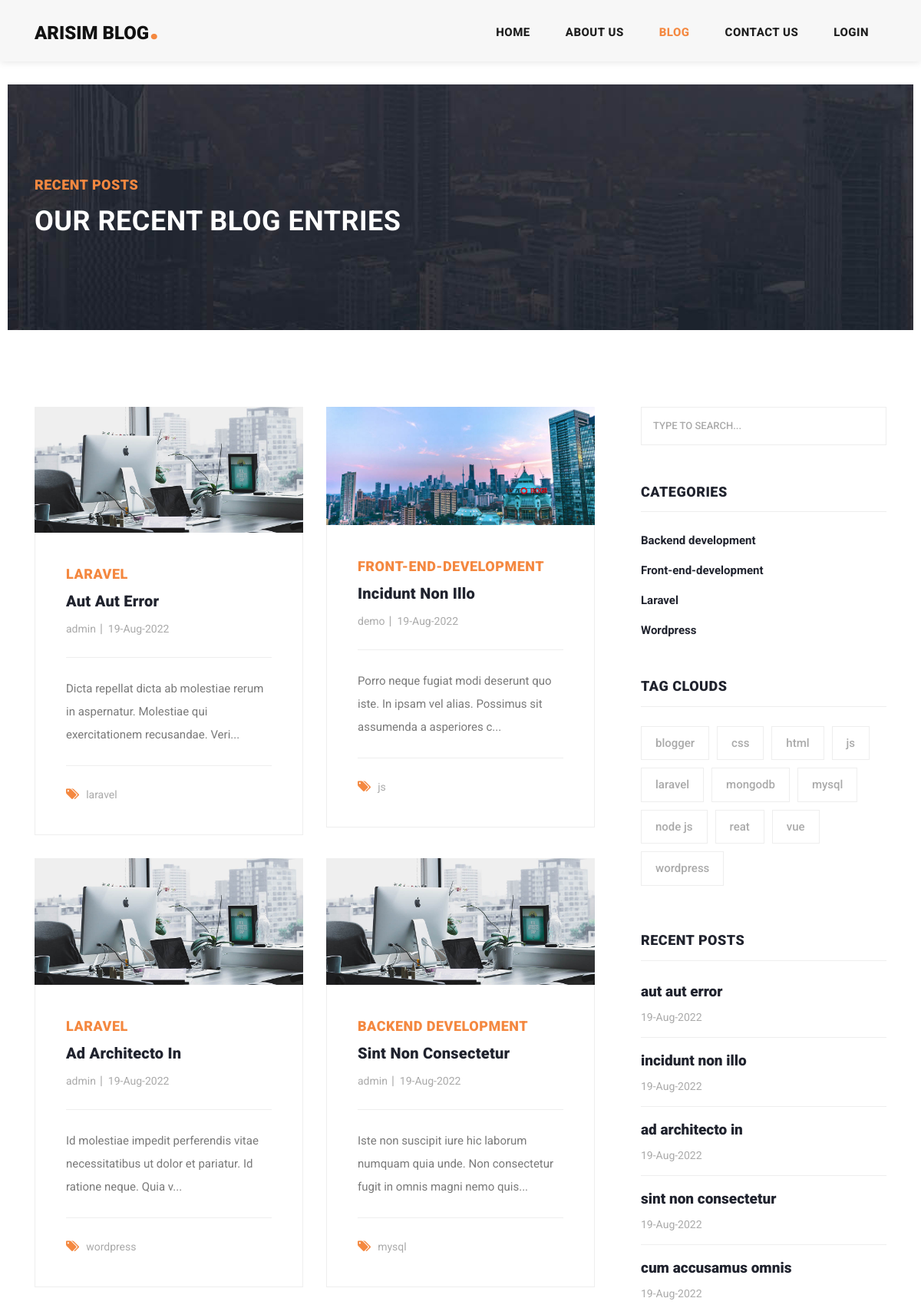
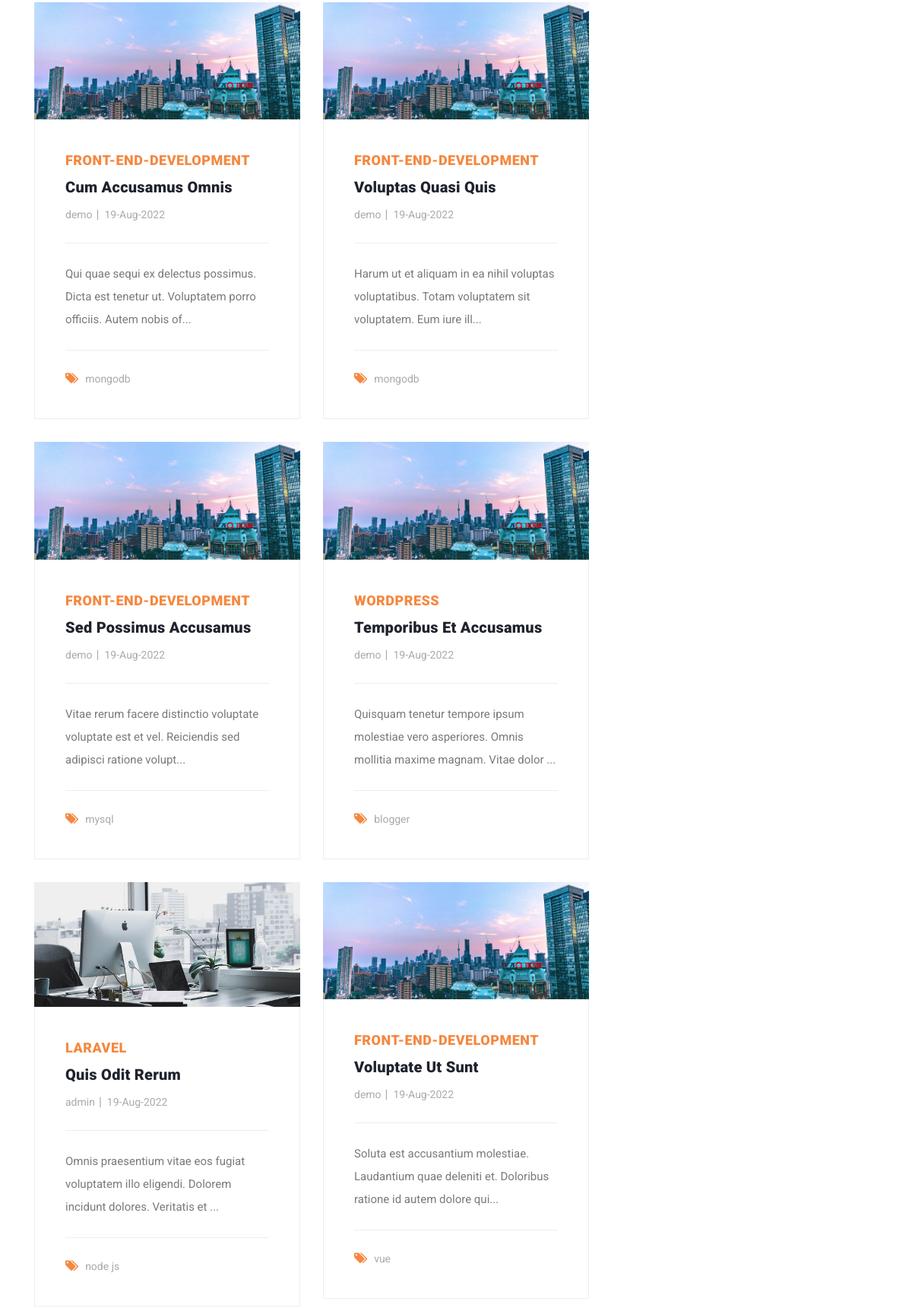
Screenshot of /blog.php (upper part) with the database file from the repository (2 pictures, top to bottom).
### tables this page shows
CREATE TABLE `posts` (
  `posts_id` int NOT NULL,
  `posts_title` varchar(255) NOT NULL,
  `posts_content` text NOT NULL,
  `posts_image` varchar(255) NOT NULL,
  `category_name` varchar(255) NOT NULL,
  `tag_name` varchar(255) NOT NULL,
  `author` varchar(255) NOT NULL,
  `created_at` timestamp NOT NULL DEFAULT CURRENT_TIMESTAMP
);

CREATE TABLE `categories` (
  `category_id` int NOT NULL,
  `category_name` varchar(255) NOT NULL,
  `created_at` timestamp NOT NULL DEFAULT CURRENT_TIMESTAMP,
  `total_post` int NOT NULL DEFAULT '0'
);

CREATE TABLE `tags` (
  `id` int NOT NULL,
  `name` varchar(255) NOT NULL,
  `created_at` timestamp NOT NULL DEFAULT CURRENT_TIMESTAMP
);

### blog.php (the view, shortened to what this page needs)
<?php include "header.php"; ?>
    <div class="heading-page header-text">
      <section class="page-heading">
        <div class="container">
          <div class="row">
            <div class="col-lg-12">
              <div class="text-content">
                <h4>Recent Posts</h4>
                <h2>Our Recent Blog Entries</h2>
              </div>
            </div>
          </div>
        </div>
      </section>
    </div>
    <section class="blog-posts grid-system">
      <div class="container">
        <div class="row">
          <div class="col-lg-8">
            <div class="all-blog-posts">
              <div class="row">
              <?php
  if (!isset($_GET['page'])) {
    $page = 1;
  }
  else{
    $page = $_REQUEST['page'];
  }
  $per_page = '10';
  $offset = ($page-1)*$per_page;
  $sql = "SELECT * FROM posts ORDER BY created_at DESC LIMIT $offset , $per_page ";
  $query = mysqli_query($conn,$sql);
while ($row = mysqli_fetch_assoc($query)) {
  $posts_title =  $row['posts_title'];
  $posts_content =  $row['posts_content'];
  $posts_image =  $row['posts_image'];
  $category_name =  $row['category_name'];
  $tag_name =  $row['tag_name'];
  $author =  $row['author'];
  $created = $row['created_at'];
?>
                <div class="col-lg-6">
                  <div class="blog-post">
                    <div class="blog-thumb">
                      <img src="admin/<?php echo $posts_image;?>" alt="<?php echo $posts_image;?>"  >
                    </div>
                    <div class="down-content">
                      <span><a style="color:#f48840;" href="category.php?category=<?php echo $category_name;?>"><?php echo $category_name;?></a></span>
                      <a href="post-details.php?post=<?php echo $posts_title;?> "><h4><?php echo $posts_title;?></h4></a>
                      <ul class="post-info">
                        <li><a href="#"><?php echo $author;?></a></li>
                        <li><a href="#"><?php echo date( "d-M-Y", strtotime($created));?></a></li>
                      </ul>
                      <p><?php echo substr($posts_content,0,100)."...";?></p>
                      <div class="post-options">
                        <div class="row">
                          <div class="col-lg-12">
                            <ul class="post-tags">
                              <li><i class="fa fa-tags"></i></li>
                              <li><a href="tag.php?tag=<?php echo $tag_name;?>"><?php echo $tag_name;?></a></li>
                            </ul>
                          </div>
                        </div>
                      </div>
                    </div>
                  </div>
                </div>
                <?php } ?>
              </div>
            </div>
          </div>
          <?php include "right_sidebar.php"; ?>
        </div>
      </div>
    </section>
    <?php include "footer.php"; ?>

### right_sidebar.php
<?php include "admin/dbconfig.php";
$sql = "SELECT * FROM categories ORDER BY category_name ASC";
$query = mysqli_query($conn,$sql);
$sql1 = "SELECT * FROM tags ORDER BY name ASC";
$query1 = mysqli_query($conn,$sql1);
$sql2 = "SELECT * FROM posts ORDER BY created_at DESC LIMIT 5";
$query2 = mysqli_query($conn,$sql2);
?>
<div class="col-lg-4">
            <div class="sidebar">
              <div class="row">
                <div class="col-lg-12">
                  <div class="sidebar-item search">
                    <form id="search_form" method="GET" action="search.php">
                      <input type="search" name="search" class="searchText" placeholder="type to search..." autocomplete="on">
                    </form>
                  </div>
                </div>
                <div class="col-lg-12">
                  <div class="sidebar-item categories">
                    <div class="sidebar-heading">
                      <h2>Categories</h2>
                    </div>
                    <div class="content">
                      <ul>
                      <?php
                        while ($row = mysqli_fetch_assoc($query)) {
                            $name =  $row['category_name'];
                        ?>
                        <li><a href="category.php?category=<?php echo $name; ?>"><?php echo $name; ?></a></li>
                        <?php }?>
                      </ul>
                    </div>
                  </div>
                </div>
                <div class="col-lg-12">
                  <div class="sidebar-item tags">
                    <div class="sidebar-heading">
                      <h2>Tag Clouds</h2>
                    </div>
                    <div class="content">
                      <ul>
                      <?php
                          while ($row = mysqli_fetch_assoc($query1)) {
                              $name =  $row['name'];
                          ?>
                        <li><a href="tag.php?tag=<?php echo $name; ?>"><?php echo $name; ?></a></li>
                       <?php } ?>
                      </ul>
                    </div>
                  </div>
                </div>
                <div class="col-lg-12">
                  <div class="sidebar-item recent-posts">
                    <div class="sidebar-heading">
                      <h2>Recent Posts</h2>
                    </div>
                    <div class="content">
                      <ul>
                      <?php
                         while ($row = mysqli_fetch_assoc($query2)) {
                          $posts_title =  $row['posts_title'];
                         ?>
                          <li>
                            <a href="post-details.php?post=<?php echo $posts_title;?>">
                              <h5><?php echo $posts_title;?></h5>
                               <span><?php echo date( "d-M-Y", strtotime($created));?></span>
                            </a>
                          </li>
                       <?php } ?>
                      </ul>
                    </div>
                  </div>
                </div>
              </div>
            </div>
          </div>

### assets/css/templatemo-stand-blog.css (style rules this page uses)
body { font-family: 'Roboto', sans-serif; overflow-x: hidden; text-rendering: optimizeLegibility; -webkit-font-smoothing: antialiased; -moz-osx-font-smoothing: grayscale; }
p { margin-bottom: 0px; font-size: 15px; font-weight: 400; color: #7a7a7a; line-height: 30px; }
a { text-decoration: none!important; }
ul { padding: 0; margin: 0; list-style: none; }
h1,h2,h3,h4,h5,h6 { margin: 0px; }
.heading-page { padding-top: 110px; }
.page-heading { margin: 0px 10px; padding: 120px 0px; text-align: left; background-position: center center; background-repeat: no-repeat; background-size: cover; background-image: url(../images/heading-bg.jpg); }
.page-heading .text-content h4 { color: #f48840; font-size: 18px; text-transform: uppercase; font-weight: 900; letter-spacing: 0.5px; margin-bottom: 15px; }
.page-heading .text-content h2 { color: #fff; font-size: 36px; font-weight: 700; text-transform: uppercase; letter-spacing: 0.5px; }
.blog-posts { margin-top: 100px; }
.blog-posts .blog-post { margin-bottom: 30px; }
.blog-posts .blog-thumb img { width: 100%; overflow: hidden; }
.blog-posts .down-content { padding: 40px; border-right: 1px solid #eee; border-left: 1px solid #eee; border-bottom: 1px solid #eee; }
.blog-posts .down-content span { font-size: 18px; text-transform: uppercase; letter-spacing: 0.5px; font-weight: 900; color: #f48840; }
.blog-posts .down-content h4 { font-size: 24px; text-transform: capitalize; letter-spacing: 0.5px; font-weight: 900; color: #20232e; margin: 10px 0px 12px 0px; }
.blog-posts .down-content ul.post-info li { display: inline-block; margin-right: 8px; }
.blog-posts .down-content ul.post-info li:after { content: '|'; color: #aaa; margin-left: 8px; }
.blog-posts .down-content h4 { font-size: 20px; letter-spacing: 0.25px; }
.grid-system .down-content ul.post-info li { margin-right: 3px; }
.grid-system .down-content ul.post-info li:after { margin-left: 5px; }
.blog-posts .down-content ul.post-info li:last-child::after { display: none; }
.blog-posts .down-content ul.post-info li a { font-size: 14px; color: #aaa; font-weight: 400; transition: all .3s; }
.blog-posts .down-content p { padding: 25px 0px; margin: 25px 0px; border-top: 1px solid #eee; border-bottom: 1px solid #eee; }
.blog-posts .down-content ul.post-tags li, .blog-posts .down-content ul.post-share li { display: inline-block; }
.blog-posts .down-content ul.post-tags li:first-child i, .blog-posts .down-content ul.post-share li:first-child i { color: #f48840; margin-right: 5px; }
.blog-posts .down-content ul.post-tags li, .blog-posts .down-content ul.post-share li { color: #aaa; }
.blog-posts .down-content ul.post-tags li a, .blog-posts .down-content ul.post-share li a { font-size: 14px; color: #aaa; font-weight: 400; transition: all .3s; }
.blog-posts .sidebar-heading h2 { font-size: 18px; text-transform: uppercase; font-weight: 900; letter-spacing: 0.5px; color: #20232e; border-bottom: 1px solid #eee; padding-bottom: 15px; margin-bottom: 25px; }
.sidebar { margin-left: 30px; }
.sidebar .sidebar-item { margin-top: 50px; }
.sidebar .search { margin-top: 0px; }
.sidebar .sidebar-heading h2 { font-size: 18px; text-transform: uppercase; font-weight: 900; letter-spacing: 0.5px; color: #20232e; border-bottom: 1px solid #eee; padding-bottom: 15px; margin-bottom: 25px; }
.sidebar .search input { width: 100%; height: 50px; border: 1px solid #eee; font-size: 13px; text-transform: uppercase; font-weight: 500; color: #7a7a7a; outline: none; padding: 0px 15px; }
.sidebar .search input::placeholder { color: #aaa; }
.sidebar .recent-posts ul li { margin-bottom: 15px; padding-bottom: 15px; border-bottom: 1px solid #eee; }
.sidebar .recent-posts ul li:last-child { margin-bottom: 0px; padding-bottom: 0px; border-bottom: none; }
.sidebar .recent-posts ul li h5 { font-size: 19px; font-weight: 900; color: #20232e; line-height: 30px; transition: all 0.3s; }
.sidebar .recent-posts ul li span { display: block; font-size: 14px; color: #aaa; margin-top: 8px; }
.sidebar .categories ul li { margin-bottom: 15px; }
.sidebar .categories ul li:last-child { margin-bottom: 0px; }
.sidebar .categories ul li a { font-size: 15px; font-weight: 700; color: #20232e; transition: all .3s; }
.sidebar .tags ul li { margin-right: 6px; display: inline-block; }
.sidebar .tags ul li { margin-bottom: 10px; }
.sidebar .tags ul li a { font-size: 15px; font-weight: 500; color: #aaa; display: inline-block; border: 1px solid #eee; padding: 10px 18px; transition: all .3s; }

### rows the page displays
posts: category_name "LARAVEL", posts_title "Aut Aut Error", author "admin", created_at "19-Aug-2022", posts_content "Dicta repellat dicta ab molestiae rerum in aspernatur. Molestiae qui exercitationem recusandae. Veri", tag_name "laravel", posts_title "aut aut error"
posts: category_name "FRONT-END-DEVELOPMENT", posts_title "Incidunt Non Illo", author "demo", created_at "19-Aug-2022", posts_content "Porro neque fugiat modi deserunt quo iste. In ipsam vel alias. Possimus sit assumenda a asperiores c", tag_name "js", posts_title "incidunt non illo"
posts: category_name "LARAVEL", posts_title "Ad Architecto In", author "admin", created_at "19-Aug-2022", posts_content "Id molestiae impedit perferendis vitae necessitatibus ut dolor et pariatur. Id ratione neque. Quia v", tag_name "wordpress", posts_title "ad architecto in"
posts: category_name "BACKEND DEVELOPMENT", posts_title "Sint Non Consectetur", author "admin", created_at "19-Aug-2022", posts_content "Iste non suscipit iure hic laborum numquam quia unde. Non consectetur fugit in omnis magni nemo quis", tag_name "mysql", posts_title "sint non consectetur"
posts: category_name "FRONT-END-DEVELOPMENT", posts_title "Cum Accusamus Omnis", author "demo", created_at "19-Aug-2022", posts_content "Qui quae sequi ex delectus possimus. Dicta est tenetur ut. Voluptatem porro officiis. Autem nobis of", tag_name "mongodb", posts_title "cum accusamus omnis"
posts: category_name "FRONT-END-DEVELOPMENT", posts_title "Voluptas Quasi Quis", author "demo", created_at "19-Aug-2022", posts_content "Harum ut et aliquam in ea nihil voluptas voluptatibus. Totam voluptatem sit voluptatem. Eum iure ill", tag_name "mongodb"
posts: category_name "FRONT-END-DEVELOPMENT", posts_title "Sed Possimus Accusamus", author "demo", created_at "19-Aug-2022", posts_content "Vitae rerum facere distinctio voluptate voluptate est et vel. Reiciendis sed adipisci ratione volupt", tag_name "mysql"
posts: category_name "WORDPRESS", posts_title "Temporibus Et Accusamus", author "demo", created_at "19-Aug-2022", posts_content "Quisquam tenetur tempore ipsum molestiae vero asperiores. Omnis mollitia maxime magnam. Vitae dolor", tag_name "blogger"
posts: category_name "LARAVEL", posts_title "Quis Odit Rerum", author "admin", created_at "19-Aug-2022", posts_content "Omnis praesentium vitae eos fugiat voluptatem illo eligendi. Dolorem incidunt dolores. Veritatis et", tag_name "node js"
posts: category_name "FRONT-END-DEVELOPMENT", posts_title "Voluptate Ut Sunt", author "demo", created_at "19-Aug-2022", posts_content "Soluta est accusantium molestiae. Laudantium quae deleniti et. Doloribus ratione id autem dolore qui", tag_name "vue"
categories: category_name "Backend development"
categories: category_name "Front-end-development"
categories: category_name "Laravel"
categories: category_name "Wordpress"
tags: name "blogger"
tags: name "css"
tags: name "html"
tags: name "js"
tags: name "laravel"
tags: name "mongodb"
tags: name "mysql"
tags: name "node js"
tags: name "reat"
tags: name "vue"
tags: name "wordpress"
